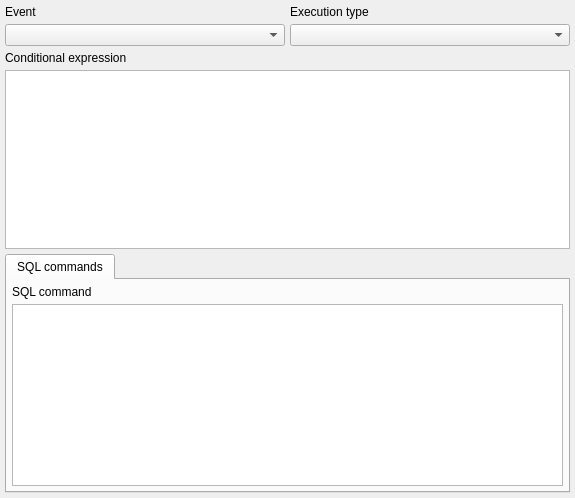
<?xml version="1.0" encoding="UTF-8"?>
<ui version="4.0">
 <class>RuleWidget</class>
 <widget class="QWidget" name="RuleWidget">
  <property name="geometry">
   <rect>
    <x>0</x>
    <y>0</y>
    <width>575</width>
    <height>498</height>
   </rect>
  </property>
  <property name="minimumSize">
   <size>
    <width>0</width>
    <height>0</height>
   </size>
  </property>
  <layout class="QVBoxLayout" name="rule_lt">
   <property name="spacing">
    <number>5</number>
   </property>
   <property name="leftMargin">
    <number>5</number>
   </property>
   <property name="topMargin">
    <number>5</number>
   </property>
   <property name="rightMargin">
    <number>5</number>
   </property>
   <property name="bottomMargin">
    <number>5</number>
   </property>
   <item>
    <layout class="QVBoxLayout" name="rule_attribs_lt">
     <property name="spacing">
      <number>5</number>
     </property>
     <item>
      <layout class="QHBoxLayout" name="horizontalLayout">
       <property name="spacing">
        <number>5</number>
       </property>
       <item>
        <layout class="QVBoxLayout" name="verticalLayout_3">
         <item>
          <widget class="QLabel" name="event_lbl">
           <property name="sizePolicy">
            <sizepolicy hsizetype="Preferred" vsizetype="Fixed">
             <horstretch>0</horstretch>
             <verstretch>0</verstretch>
            </sizepolicy>
           </property>
           <property name="minimumSize">
            <size>
             <width>0</width>
             <height>0</height>
            </size>
           </property>
           <property name="text">
            <string>Event</string>
           </property>
          </widget>
         </item>
         <item>
          <widget class="QComboBox" name="event_cmb">
           <property name="sizePolicy">
            <sizepolicy hsizetype="Expanding" vsizetype="Fixed">
             <horstretch>0</horstretch>
             <verstretch>0</verstretch>
            </sizepolicy>
           </property>
           <property name="minimumSize">
            <size>
             <width>90</width>
             <height>0</height>
            </size>
           </property>
           <property name="maximumSize">
            <size>
             <width>16777215</width>
             <height>16777215</height>
            </size>
           </property>
           <property name="sizeAdjustPolicy">
            <enum>QComboBox::SizeAdjustPolicy::AdjustToContents</enum>
           </property>
           <property name="iconSize">
            <size>
             <width>28</width>
             <height>28</height>
            </size>
           </property>
          </widget>
         </item>
        </layout>
       </item>
       <item>
        <layout class="QVBoxLayout" name="verticalLayout_4">
         <item>
          <widget class="QLabel" name="exec_type_lbl">
           <property name="sizePolicy">
            <sizepolicy hsizetype="Fixed" vsizetype="Fixed">
             <horstretch>0</horstretch>
             <verstretch>0</verstretch>
            </sizepolicy>
           </property>
           <property name="minimumSize">
            <size>
             <width>0</width>
             <height>0</height>
            </size>
           </property>
           <property name="maximumSize">
            <size>
             <width>16777215</width>
             <height>16777215</height>
            </size>
           </property>
           <property name="text">
            <string>Execution type</string>
           </property>
           <property name="indent">
            <number>0</number>
           </property>
          </widget>
         </item>
         <item>
          <widget class="QComboBox" name="exec_type_cmb">
           <property name="sizePolicy">
            <sizepolicy hsizetype="Expanding" vsizetype="Fixed">
             <horstretch>0</horstretch>
             <verstretch>0</verstretch>
            </sizepolicy>
           </property>
           <property name="minimumSize">
            <size>
             <width>90</width>
             <height>0</height>
            </size>
           </property>
           <property name="maximumSize">
            <size>
             <width>16777215</width>
             <height>16777215</height>
            </size>
           </property>
           <property name="sizeAdjustPolicy">
            <enum>QComboBox::SizeAdjustPolicy::AdjustToContents</enum>
           </property>
           <property name="iconSize">
            <size>
             <width>28</width>
             <height>28</height>
            </size>
           </property>
          </widget>
         </item>
        </layout>
       </item>
      </layout>
     </item>
     <item>
      <layout class="QVBoxLayout" name="verticalLayout_2">
       <item>
        <widget class="QLabel" name="cond_expr_lbl">
         <property name="sizePolicy">
          <sizepolicy hsizetype="Preferred" vsizetype="Preferred">
           <horstretch>0</horstretch>
           <verstretch>0</verstretch>
          </sizepolicy>
         </property>
         <property name="minimumSize">
          <size>
           <width>0</width>
           <height>0</height>
          </size>
         </property>
         <property name="text">
          <string>Conditional expression</string>
         </property>
        </widget>
       </item>
       <item>
        <widget class="QPlainTextEdit" name="cond_expr_txt">
         <property name="sizePolicy">
          <sizepolicy hsizetype="Expanding" vsizetype="Preferred">
           <horstretch>0</horstretch>
           <verstretch>0</verstretch>
          </sizepolicy>
         </property>
         <property name="minimumSize">
          <size>
           <width>0</width>
           <height>0</height>
          </size>
         </property>
         <property name="frameShadow">
          <enum>QFrame::Shadow::Sunken</enum>
         </property>
         <property name="lineWidth">
          <number>1</number>
         </property>
         <property name="midLineWidth">
          <number>0</number>
         </property>
         <property name="verticalScrollBarPolicy">
          <enum>Qt::ScrollBarPolicy::ScrollBarAsNeeded</enum>
         </property>
         <property name="horizontalScrollBarPolicy">
          <enum>Qt::ScrollBarPolicy::ScrollBarAsNeeded</enum>
         </property>
        </widget>
       </item>
      </layout>
     </item>
    </layout>
   </item>
   <item>
    <widget class="QTabWidget" name="rule_attribs_tbw">
     <property name="currentIndex">
      <number>0</number>
     </property>
     <widget class="QWidget" name="sql_commands_pg">
      <attribute name="icon">
       <iconset resource="../../res/resources.qrc">
        <normaloff>:/icons/icons/sqlcode.png</normaloff>:/icons/icons/sqlcode.png</iconset>
      </attribute>
      <attribute name="title">
       <string>SQL commands</string>
      </attribute>
      <layout class="QVBoxLayout" name="sql_commands_lt">
       <property name="spacing">
        <number>5</number>
       </property>
       <property name="leftMargin">
        <number>5</number>
       </property>
       <property name="topMargin">
        <number>5</number>
       </property>
       <property name="rightMargin">
        <number>5</number>
       </property>
       <property name="bottomMargin">
        <number>5</number>
       </property>
       <item>
        <layout class="QVBoxLayout" name="verticalLayout">
         <item>
          <widget class="QLabel" name="comando_lbl">
           <property name="sizePolicy">
            <sizepolicy hsizetype="Preferred" vsizetype="Preferred">
             <horstretch>0</horstretch>
             <verstretch>0</verstretch>
            </sizepolicy>
           </property>
           <property name="minimumSize">
            <size>
             <width>0</width>
             <height>0</height>
            </size>
           </property>
           <property name="text">
            <string>SQL command</string>
           </property>
          </widget>
         </item>
         <item>
          <widget class="QPlainTextEdit" name="comando_txt">
           <property name="sizePolicy">
            <sizepolicy hsizetype="Expanding" vsizetype="Preferred">
             <horstretch>0</horstretch>
             <verstretch>0</verstretch>
            </sizepolicy>
           </property>
           <property name="frameShadow">
            <enum>QFrame::Shadow::Sunken</enum>
           </property>
           <property name="lineWidth">
            <number>1</number>
           </property>
           <property name="midLineWidth">
            <number>0</number>
           </property>
           <property name="verticalScrollBarPolicy">
            <enum>Qt::ScrollBarPolicy::ScrollBarAsNeeded</enum>
           </property>
           <property name="horizontalScrollBarPolicy">
            <enum>Qt::ScrollBarPolicy::ScrollBarAsNeeded</enum>
           </property>
          </widget>
         </item>
        </layout>
       </item>
      </layout>
     </widget>
    </widget>
   </item>
  </layout>
 </widget>
 <tabstops>
  <tabstop>cond_expr_txt</tabstop>
 </tabstops>
 <resources>
  <include location="../../res/resources.qrc"/>
 </resources>
 <connections/>
</ui>
